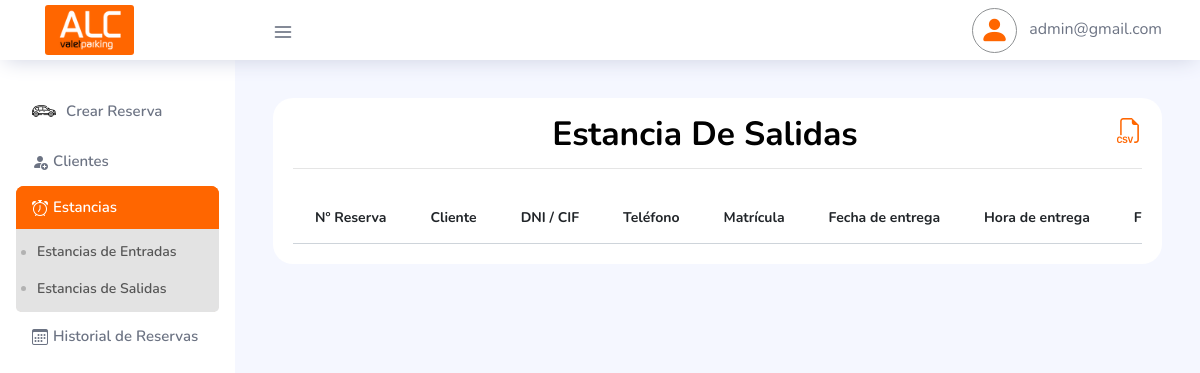
Page /dashboard/EstanciasSalidas.php?AceptarReserva=1 (signed in) on the earlier database version.
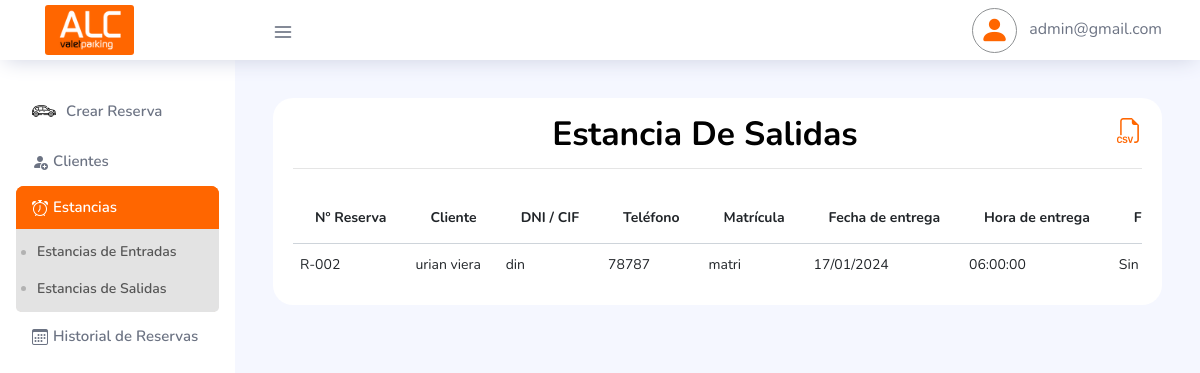
Same page on the later database version.
### tables this page shows
CREATE TABLE `tbl_clientes` (
  `IdUser` int(10) NOT NULL AUTO_INCREMENT,
  `emailUser` varchar(50) DEFAULT NULL,
  `passwordUser` varchar(250) DEFAULT NULL,
  `nombre_completo` varchar(250) DEFAULT NULL,
  `din` char(50) DEFAULT NULL,
  `direccion_completa` mediumtext DEFAULT NULL,
  `tlf` varchar(20) DEFAULT NULL,
  `conocido_por` varchar(60) DEFAULT NULL,
  `observaciones` mediumtext DEFAULT NULL,
  `terminos` int(11) DEFAULT 1,
  `rol` int(11) DEFAULT 0,
  `sesionDesde` varchar(30) DEFAULT NULL,
  `sesionHasta` varchar(30) DEFAULT NULL,
  `createUser` varchar(30) DEFAULT NULL,
  PRIMARY KEY (`IdUser`)
);

CREATE TABLE `tbl_vehiculos` (
  `id` int(11) unsigned NOT NULL AUTO_INCREMENT,
  `id_cliente` int(11) DEFAULT NULL,
  `marca_car` varchar(100) DEFAULT NULL,
  `modelo_car` varchar(100) DEFAULT NULL,
  `color_car` varchar(50) DEFAULT NULL,
  `matricula_car` varchar(50) DEFAULT NULL,
  PRIMARY KEY (`id`)
);

CREATE TABLE `tbl_reservas` (
  `id` int(11) unsigned NOT NULL AUTO_INCREMENT,
  `id_cliente` int(11) DEFAULT NULL,
  `fecha_entrega` date NOT NULL,
  `hora_entrega` time NOT NULL,
  `fecha_recogida` varchar(50) DEFAULT '',
  `hora_recogida` varchar(50) DEFAULT '',
  `tipo_plaza` varchar(100) NOT NULL DEFAULT '',
  `terminal_entrega` varchar(100) NOT NULL DEFAULT '',
  `terminal_recogida` varchar(100) NOT NULL DEFAULT '',
  `servicio_adicional` varchar(10) DEFAULT NULL,
  `total_dias_reserva` varchar(50) DEFAULT NULL,
  `total_pago_reserva` decimal(8,2) DEFAULT NULL,
  `total_pago_final` decimal(8,2) DEFAULT NULL,
  `descuento` bigint(11) DEFAULT 0,
  `formato_pago` varchar(250) DEFAULT NULL,
  `numero_vuelo_de_vuelta` varchar(50) DEFAULT NULL,
  `observacion_cliente` mediumtext DEFAULT NULL,
  `fecha_pago_factura` date DEFAULT NULL,
  `servicios_extras1` mediumtext DEFAULT NULL,
  `total_gasto_extras1` decimal(8,2) DEFAULT 0.00,
  `servicios_extras2` mediumtext DEFAULT NULL,
  `total_gasto_extras2` decimal(8,2) DEFAULT NULL,
  `servicios_extras3` mediumtext DEFAULT NULL,
  `total_gasto_extras3` decimal(8,2) DEFAULT NULL,
  `estado_reserva` int(11) DEFAULT 0,
  `date_registro` timestamp NULL DEFAULT current_timestamp() ON UPDATE current_timestamp(),
  PRIMARY KEY (`id`)
);

### dashboard/funciones.php (called while the page is built, shortened)
<?php
   function getEstanciaSalidas($con)
   {
       $sqlReservasAdmin = ("SELECT
				    c.*,
                       r.*,
                       v.*
                  FROM tbl_clientes AS c
               	  INNER JOIN tbl_reservas AS r ON c.idUser=r.id_cliente
                  INNER JOIN tbl_vehiculos AS v
                  ON r.id_cliente = v.id_cliente
                  WHERE  r.estado_reserva != 0
                  GROUP BY r.id_cliente
                  ORDER BY r.date_registro ASC");
       $queryReserva = mysqli_query($con, $sqlReservasAdmin);
       return $queryReserva;
   }
   ?>

### dashboard/EstanciasSalidas.php (the view, shortened to what this page needs)
<?php
if (isset($_SESSION['emailUser']) != "" && $_SESSION['rol'] == 1) {
    $email      = $_SESSION['emailUser'];
    $rolUser    = $_SESSION['rol'];
?>
    <!DOCTYPE html>
    <html lang="es">
    <head>
    </head>
    <body>
        <div class="container-scroller">
            <?php include 'bases/navbar.php'; ?>
            <div class="container-fluid page-body-wrapper">
                <?php
                include 'bases/nav.php';
                include 'funciones.php';
                $mis_reservas = getEstanciaSalidas($con);
                ?>
                <div class="main-panel">
                    <div class="content-wrapper">
                        <div class="row justify-content-md-center">
                            <div class="col-lg-12 grid-margin stretch-card">
                                <div class="card">
                                    <div class="card-body">
                                        <h2 class="card-title text-center mb-4" style="font-size: 30px;">Estancia de Salidas
                                            <a title="Todas las Reservas Pendientes" href="../acciones/exportDataReservas.php?expo=2" download="Data_clientes.xls" style="float: right;font-size: 25px;">
                                                <i class="bi bi-filetype-csv"></i>
                                            </a>
                                            <hr>
                                        </h2>
                                        <div class="table-responsive">
                                            <table id="tablaReservasPendientes" class="table table-hover">
                                                <thead>
                                                    <tr>
                                                        <th>Nº Reserva</th>
                                                        <th>Cliente</th>
                                                        <th>DNI / CIF</th>
                                                        <th>Teléfono</th>
                                                        <th>Matrícula</th>
                                                        <th>Fecha de entrega</th>
                                                        <th>Hora de entrega</th>
                                                        <th>Fecha de recogida</th>
                                                    </tr>
                                                </thead>
                                                <tbody>
                                                    <?php
                                                    while ($reserva = mysqli_fetch_array($mis_reservas)) {
                                                        $reserva_id = $reserva["id"]; ?>
                                                        <tr id="<?php echo $reserva_id; ?>" class="reserva_<?php echo $reserva_id; ?>">
                                                            <td class="custom_td">
                                                                <?php
                                                                if ($reserva_id < 10) {
                                                                    echo 'R-00' . $reserva_id;
                                                                } elseif ($reserva_id < 100) {
                                                                    echo 'R-0' . $reserva_id;
                                                                } else {
                                                                    echo 'R-' . $reserva_id;
                                                                } ?>
                                                            </td>
                                                            <td class="custom_td"><?php echo $reserva["nombre_completo"]; ?></td>
                                                            <td class="custom_td"><?php echo $reserva["din"]; ?></td>
                                                            <td class="custom_td"><?php echo $reserva["tlf"]; ?></td>
                                                            <td class="custom_td"><?php echo $reserva["matricula_car"]; ?></td>
                                                            <td class="custom_td"><?php echo date("d/m/Y", strtotime($reserva["fecha_entrega"])); ?></td>
                                                            <td class="custom_td"><?php echo $reserva["hora_entrega"]; ?></td>
                                                            <td class="custom_td">
                                                                <?php
                                                                echo ($reserva["fecha_recogida"] != 'Sin definir' ? date("d/m/Y", strtotime($reserva["fecha_recogida"])) : $reserva["fecha_recogida"]);
                                                                ?>
                                                            </td>
                                                        </tr>
                                                    <?php } ?>
                                                </tbody>
                                            </table>
                                        </div>
                                    </div>
                                </div>
                            </div>
                        </div>
                    </div>
                </div>
            </div>
        </div>
    </body>
    </html>
<?php
} else { ?>
    <script type="text/javascript">
        location.href = "../acciones/login/exit.php";
    </script>
<?php }  ?>

### dashboard/bases/navbar.php (shortened to what this page needs)
<nav class="navbar col-lg-12 col-12 p-0 fixed-top d-flex flex-row">
  <div class="text-center navbar-brand-wrapper d-flex align-items-center justify-content-center">
    <a class="navbar-brand brand-logo mr-5" href="./">
      <img src="../assets/custom/imgs/logo_naranja.png" class="mr-2" alt="logo" />
    </a>
  </div>
  <div class="navbar-menu-wrapper d-flex align-items-center justify-content-end">
    <button class="navbar-toggler navbar-toggler align-self-center" type="button" data-toggle="minimize">
      <span class="icon-menu"></span>
    </button>
    <ul class="navbar-nav navbar-nav-right">
      <li class="nav-item nav-profile dropdown">
        <a class="nav-link dropdown-toggle" href="#" data-toggle="dropdown" id="profileDropdown">
          <i class="bi bi-person-fill perfil_radius"></i>
          <span> <?php echo $email; ?></span>
        </a>
      </li>
    </ul>
  </div>
</nav>

### dashboard/bases/nav.php (shortened to what this page needs)
<nav class="sidebar sidebar-offcanvas" id="sidebar">
  <ul class="nav">
    <?php
    if ($rolUser == 1) { ?>
      <li class="nav-item">
        <a class="nav-link" href="CrearReserva.php">
          <img src="../assets/custom/imgs/carro.png" alt="car" style="padding: 0px 10px 0px 0px" />
          <span class="menu-title">Crear Reserva</span>
        </a>
      </li>
      <li class="nav-item">
        <a class="nav-link" href="CrearCliente.php">
          <i class="bi bi-person-fill-add menu-icon"></i>
          <span class="menu-title">Clientes</span>
        </a>
      </li>
      <li class="nav-item">
        <a class="nav-link" data-toggle="collapse" href="#error" aria-expanded="false" aria-controls="error">
          <i class="bi bi-alarm menu-icon"></i>
          <span class="menu-title">Estancias</span>
          <i class="menu-arrow"></i>
        </a>
        <div class="collapse" id="error">
          <ul class="nav flex-column sub-menu">
            <li class="nav-item"> <a class="nav-link" href="EstanciasEntradas.php"> Estancias de Entradas </a></li>
            <li class="nav-item"> <a class="nav-link" href="EstanciasSalidas.php"> Estancias de Salidas </a></li>
          </ul>
        </div>
      </li>
      <li class="nav-item">
        <a class="nav-link" href="HistorialReservas.php">
          <i class="bi bi-calendar3 menu-icon"></i>
          <span class="menu-title">Historial de Reservas</span>
        </a>
      </li>
    <?php } ?>
  </ul>
</nav>

### assets/custom/css/custom_css.css (style rules this page uses)
.navbar .navbar-brand-wrapper .navbar-brand img { height: 50px; border-radius: 3px; }
.sidebar .nav.sub-menu { padding: 5px !important; background-color: #e3e3e3 !important; border-radius: 0px 0px 5px 5px; }
.sidebar .nav.sub-menu .nav-item .nav-link { color: #555 !important; }
.sidebar .nav .nav-item .nav-link .menu-title { font-size: 15px !important; }
.sidebar .nav .nav-item .nav-link i.menu-icon { margin-right: 5px !important; }
.bi-person-fill { font-size: 30px; color: #ff6600; }
.perfil_radius { width: 45px; height: 45px; border: 1px solid #8e9193; border-radius: 50%; display: inline-flex; justify-content: center; align-items: center; }
.sidebar .nav .nav-item.active > .nav-link { color: #e3e3e3 !important; }
.bi-filetype-csv { color: #f60 !important; }
.custom_td { padding: 7px !important; }
.card .card-title { font-size: 2.1rem !important; }

Differences in the rows shown:
now on this page (row edited): tbl_clientes: tbl_vehiculos.id "2", nombre_completo "urian viera", din "din", tlf "78787", tbl_vehiculos.matricula_car "matri", tbl_reservas.fecha_entrega "17/01/2024", tbl_reservas.hora_entrega "06:00:00", tbl_reservas.fecha_recogida "Sin…"
